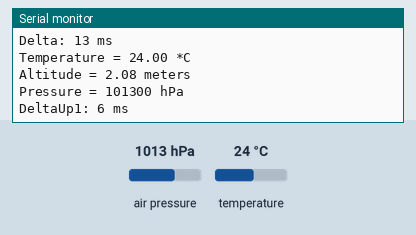
The sketch below on a simulated Arduino Uno, built with avr-gcc and run on an emulated ATmega328P. On the bench: the last lines printed to the serial monitor. Wiring (inferred from the names in the program): BMP180 pressure sensor at I2C address 0x77. The test bench sets the inputs (shaded band); at power-on: air pressure 1013 hPa, temperature 24 °C.

Above: at 1.2 s.
1.3 s: air pressure set to 952 hPa
At 1.5 s:
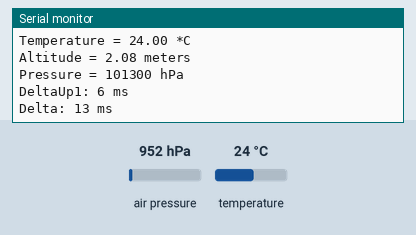
4.4 s: temperature set to 12 °C
At 4.81 s:
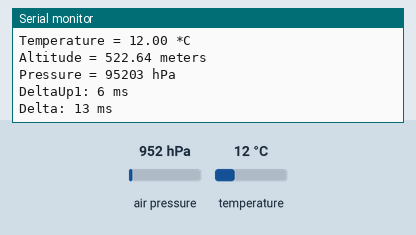
5.9 s: air pressure set to 975 hPa
At 6.47 s:
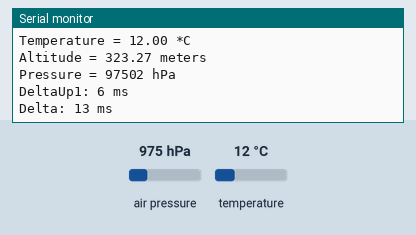
7.4 s: temperature set to 1 °C
At 8.12 s:
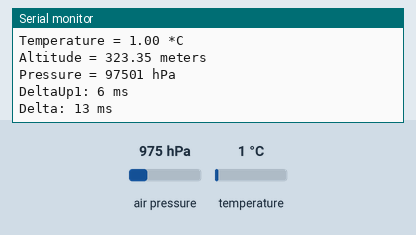
Timing chart, 0 to 10.4 s (numbered marks = the images above; inputs shaded):
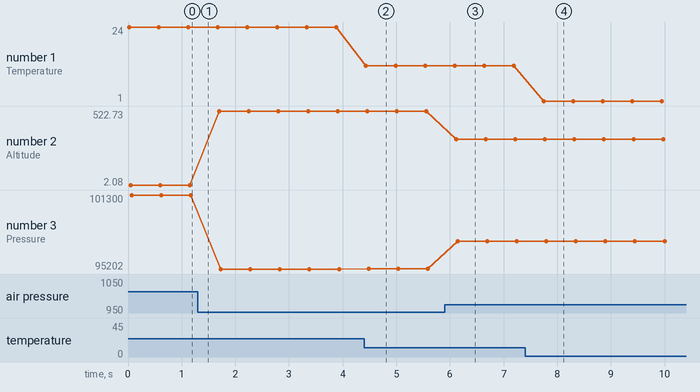

The sketch:

Barometer.ino
```cpp
#include <Wire.h>
#include "Baro.h"


Barometer bmp;

void setup() {
  Serial.begin(9600);
  if (!bmp.Start()) {
	Serial.println("Could not find a valid BMP085 sensor, check wiring!");
	while (1) {}
  }
}

void loop() {
    long startt = millis();
    long endt = 0;
    long deltaUp1;
    bmp.UpdateTemp();
    deltaUp1 = millis();
    bmp.UpdatePressure();
    endt = millis();

    Serial.print("Temperature = ");
    Serial.print(bmp.Temperature);
    Serial.println(" *C");
    Serial.print("Altitude = ");
    Serial.print(bmp.Altitude);
    Serial.println(" meters");
    Serial.print("Pressure = ");
    Serial.print(bmp.Pressure);
    Serial.println(" hPa");
    Serial.print("DeltaUp1: ");
    Serial.print(deltaUp1-startt);
    Serial.println(" ms");
    Serial.print("Delta: ");
    Serial.print(endt-startt);
    Serial.println(" ms");

    delay(500);
}
```

Baro.cpp
```cpp
/**
  ___                    ___                  _ _
 / _ \ _ __   ___ _ __  / _ \ _   _  __ _  __| | |    ___   __ _
| | | | '_ \ / _ \ '_ \| | | | | | |/ _` |/ _` | |   / _ \ / _` |
| |_| | |_) |  __/ | | | |_| | |_| | (_| | (_| | |__| (_) | (_| |
 \___/| .__/ \___|_| |_|\__\_\\__,_|\__,_|\__,_|_____\___/ \__, |
      |_|                                                  |___/

      By: Lucas Teske
      Based on Adafruit BMP085 Library: https://github.com/adafruit/Adafruit-BMP085-Library
**/

#include "Baro.h"

boolean Barometer::Start() {
	Wire.begin();

	if (ReadByte(0xD0) != 0x55) return false;

	ac1 = ReadShort(BARO_AC1);
	ac2 = ReadShort(BARO_AC2);
	ac3 = ReadShort(BARO_AC3);
	ac4 = ReadShort(BARO_AC4);
	ac5 = ReadShort(BARO_AC5);
	ac6 = ReadShort(BARO_AC6);

	b1 = ReadShort(BARO_B1);
	b2 = ReadShort(BARO_B2);

	mb = ReadShort(BARO_MB);
	mc = ReadShort(BARO_MC);
	md = ReadShort(BARO_MD);

	return true;
}

void Barometer::UpdateTemp()	{
	SendByte(BARO_CONTROL, BARO_READTEMPCMD);
	delay(5);
	UT = ReadShort(BARO_TEMPDATA);
	B5 = CalcB5(UT);
	Temperature = (B5+8) >> 4;
	Temperature /= 10;
}

void Barometer::UpdatePressure()	{
	int32_t B3, B6, X1, X2, X3;
	uint32_t B4, B7;

	SendByte(BARO_CONTROL, BARO_READPRESSURECMD);
	delay(5);
	UP = ReadShort(BARO_PRESSUREDATA);

	UP <<= 8;
	UP |= ReadByte(BARO_PRESSUREDATA+2);
	UP >>= (8);

	B6 = B5 - 4000;
	X1 = ((int32_t)b2 * ( (B6 * B6)>>12 )) >> 11;
	X2 = ((int32_t)ac2 * B6) >> 11;
	X3 = X1 + X2;
	B3 = ((((int32_t)ac1*4 + X3)) + 2) / 4;

	X1 = ((int32_t)ac3 * B6) >> 13;
	X2 = ((int32_t)b1 * ((B6 * B6) >> 12)) >> 16;
	X3 = ((X1 + X2) + 2) >> 2;
	B4 = ((uint32_t)ac4 * (uint32_t)(X3 + 32768)) >> 15;
	B7 = ((uint32_t)UP - B3) * (uint32_t)( 50000UL );

	if (B7 < 0x80000000)
		Pressure = (B7 * 2) / B4;
	else
		Pressure = (B7 / B4) * 2;

	X1 = (Pressure >> 8) * (Pressure >> 8);
	X1 = (X1 * 3038) >> 16;
	X2 = (-7357 * Pressure) >> 16;

	Pressure = Pressure + ((X1 + X2 + (int32_t)3791)>>4);
	Altitude = 44330 * (1.0 - pow(Pressure /101325.0,0.1903));

}
```

Baro.h
```cpp
/**
  ___                    ___                  _ _
 / _ \ _ __   ___ _ __  / _ \ _   _  __ _  __| | |    ___   __ _
| | | | '_ \ / _ \ '_ \| | | | | | |/ _` |/ _` | |   / _ \ / _` |
| |_| | |_) |  __/ | | | |_| | |_| | (_| | (_| | |__| (_) | (_| |
 \___/| .__/ \___|_| |_|\__\_\\__,_|\__,_|\__,_|_____\___/ \__, |
      |_|                                                  |___/

      By: Lucas Teske
      Based on Adafruit BMP085 Library: https://github.com/adafruit/Adafruit-BMP085-Library
**/

#include "Wire.h"

#if (ARDUINO >= 100)
 #include "Arduino.h"
#else
 #include "WProgram.h"
#endif

#ifndef OQL_BARO
#define OQL_BARO


#define BARO_ADDR 0x77

#define BARO_AC1				0xAA
#define BARO_AC2				0xAC
#define BARO_AC3				0xAE
#define BARO_AC4				0xB0
#define BARO_AC5				0xB2
#define BARO_AC6				0xB4
#define BARO_B1 				0xB6
#define BARO_B2 				0xB8
#define BARO_MB 				0xBA
#define BARO_MC 				0xBC
#define BARO_MD 				0xBE

#define BARO_CONTROL			0xF4
#define BARO_TEMPDATA			0xF6
#define BARO_PRESSUREDATA		0xF6
#define BARO_READTEMPCMD		0x2E
#define BARO_READPRESSURECMD	0x34


class	Barometer	{
private:
		int16_t ac1, ac2, ac3, b1, b2, mb, mc, md;
		uint16_t ac4, ac5, ac6;
		int32_t UT, UP, B5;

		uint8_t ReadByte(uint8_t addr) {
			uint8_t ret;

			Wire.beginTransmission(BARO_ADDR);
			Wire.write(addr);
			Wire.endTransmission();

			Wire.beginTransmission(BARO_ADDR);
			Wire.requestFrom(BARO_ADDR, 1);
			ret = Wire.read();
			Wire.endTransmission();
			return ret;
		}

		uint16_t ReadShort(uint8_t addr) {
			uint16_t ret;

			Wire.beginTransmission(BARO_ADDR);
			Wire.write(addr);
			Wire.endTransmission();

			Wire.beginTransmission(BARO_ADDR);
			Wire.requestFrom(BARO_ADDR, 2);
			ret = Wire.read();
			ret <<= 8;
			ret |= Wire.read();
			Wire.endTransmission();

			return ret;
		}

		void SendByte(uint8_t addr, uint8_t data) {
		  Wire.beginTransmission(BARO_ADDR);
		  Wire.write(addr);
		  Wire.write(data);
		  Wire.endTransmission();
		}


		inline int32_t CalcB5(int32_t UT) {
		  int32_t X1 = (UT - (int32_t)ac6) * ((int32_t)ac5) >> 15;
		  int32_t X2 = ((int32_t)mc << 11) / (X1+(int32_t)md);
		  return X1 + X2;
		}

public:

	float Temperature;
	float Altitude;
	int32_t Pressure;

	boolean Start();
	void UpdateTemp();
	void UpdatePressure();

};

#endif
```

Measured:
- after the input at 4.4 s, the serial monitor: prints a new line at once (image 2)
- after the input at 5.9 s, the serial monitor: prints a new line after 0.21 s (image 3)
- after the input at 7.4 s, the serial monitor: prints a new line after 0.35 s (image 4)
- plotted number 1: 24 → 12 after the input at 4.4 s
- plotted number 2: 2.08 → 522.73 after the input at 1.3 s, 522.73 → 522.64 after the input at 4.4 s, 522.64 → 323.27 after the input at 5.9 s, 323.27 → 323.35 after the input at 7.4 s
- plotted number 3: 101300 → 95202 after the input at 1.3 s, 95202 → 95203 after the input at 4.4 s, 95203 → 97502 after the input at 5.9 s, 97502 → 97501 after the input at 7.4 s
